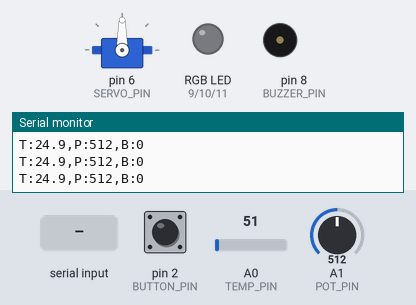
Simulated run of this sketch. Board: Arduino Uno, built with avr-gcc and run on an emulated ATmega328P. On the bench: servo, an RGB LED mixed from three pins (HIGH = lit), buzzer (waves = sounding, pin HIGH), the last lines printed to the serial monitor. Inputs (shaded band) come from the test bench; at power-on: pin 2 (BUTTON_PIN) HIGH, A0 (TEMP_PIN) = 51, A1 (POT_PIN) = 512.

Above: at 1.3 s.
1.4 s: "SERVO:\n" received over Serial
At 1.7 s:
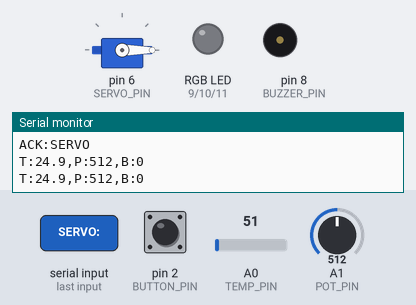
2.9 s: "BUZZER:90\n" received over Serial
At 4.1 s:
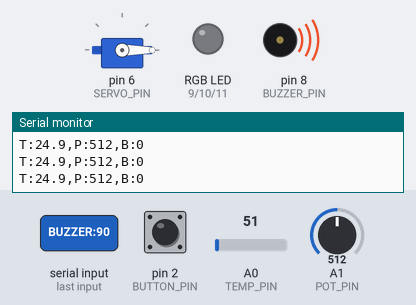
4.4 s: "SERVO:90\n" received over Serial
At 5.2 s:
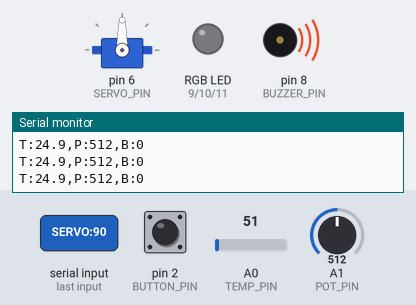
5.9 s: "BUZZER:\n" received over Serial
At 6.3 s:
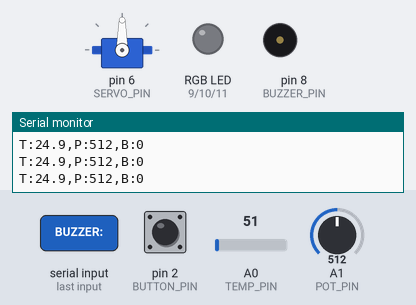
7.4 s: "SERVO:,45\n" received over Serial
At 8.7 s:
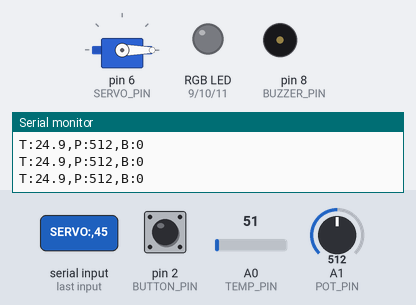
Timing chart, 0 to 9.9 s (numbered marks = the images above; inputs shaded):
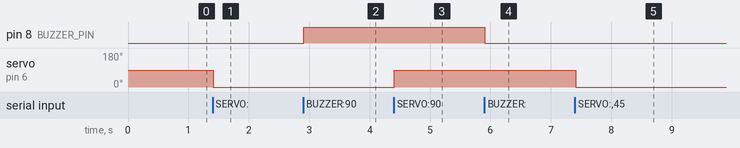

The sketch:

arduino_labview_communication.ino
```cpp
/*
 * Projet: Communication Arduino Uno - LabVIEW
 * Description: Communication bidirectionnelle entre Arduino et LabVIEW
 * Capteurs: Température (LM35), Potentiomètre, Bouton poussoir
 * Actionneurs: LED RGB, Servo moteur, Buzzer
 * Date: 2024
 */

#include <Servo.h>

// Définition des pins
// Capteurs (Entrées analogiques/numériques)
const int TEMP_PIN = A0;        // Capteur de température LM35
const int POT_PIN = A1;         // Potentiomètre
const int BUTTON_PIN = 2;       // Bouton poussoir

// Actionneurs (Sorties)
const int LED_RED_PIN = 9;      // LED Rouge (PWM)
const int LED_GREEN_PIN = 10;   // LED Verte (PWM)
const int LED_BLUE_PIN = 11;    // LED Bleue (PWM)
const int SERVO_PIN = 6;        // Servo moteur
const int BUZZER_PIN = 8;       // Buzzer

// Variables globales
Servo myServo;
int servoPosition = 90;
bool ledState = false;
int redValue = 0;
int greenValue = 0;
int blueValue = 0;

// Variables pour la lecture des capteurs
float temperature = 0.0;
int potValue = 0;
int buttonState = 0;

// Timing
unsigned long previousMillis = 0;
const long interval = 100;  // Intervalle d'envoi des données (100ms)

void setup() {
  // Initialisation de la communication série
  Serial.begin(9600);

  // Configuration des pins
  pinMode(TEMP_PIN, INPUT);
  pinMode(POT_PIN, INPUT);
  pinMode(BUTTON_PIN, INPUT_PULLUP);

  pinMode(LED_RED_PIN, OUTPUT);
  pinMode(LED_GREEN_PIN, OUTPUT);
  pinMode(LED_BLUE_PIN, OUTPUT);
  pinMode(BUZZER_PIN, OUTPUT);

  // Initialisation du servo
  myServo.attach(SERVO_PIN);
  myServo.write(servoPosition);

  // Attente de stabilisation
  delay(100);
}

void loop() {
  unsigned long currentMillis = millis();

  // Lecture des capteurs et envoi des données à intervalle régulier
  if (currentMillis - previousMillis >= interval) {
    previousMillis = currentMillis;
    readSensorsAndSend();
  }

  // Réception et traitement des commandes de LabVIEW
  if (Serial.available() > 0) {
    receiveCommand();
  }
}

// Fonction pour lire les capteurs et envoyer les données
void readSensorsAndSend() {
  // Lecture du capteur de température (LM35: 10mV/°C)
  int tempReading = analogRead(TEMP_PIN);
  temperature = (tempReading * 5.0 * 100.0) / 1024.0;

  // Lecture du potentiomètre (0-1023)
  potValue = analogRead(POT_PIN);

  // Lecture du bouton (0 ou 1, inversé car INPUT_PULLUP)
  buttonState = !digitalRead(BUTTON_PIN);

  // Format du message: T:25.5,P:512,B:1
  Serial.print("T:");
  Serial.print(temperature, 1);
  Serial.print(",P:");
  Serial.print(potValue);
  Serial.print(",B:");
  Serial.println(buttonState);
}

// Fonction pour recevoir et traiter les commandes
void receiveCommand() {
  String command = Serial.readStringUntil('\n');
  command.trim();

  // Format des commandes:
  // LED:R,G,B     - Contrôle LED RGB (ex: LED:255,128,0)
  // SERVO:angle   - Contrôle servo (ex: SERVO:90)
  // BUZZER:state  - Contrôle buzzer (ex: BUZZER:1)

  if (command.startsWith("LED:")) {
    controlLED(command.substring(4));
  }
  else if (command.startsWith("SERVO:")) {
    controlServo(command.substring(6));
  }
  else if (command.startsWith("BUZZER:")) {
    controlBuzzer(command.substring(7));
  }
  else if (command == "STATUS") {
    sendStatus();
  }
}

// Contrôle de la LED RGB
void controlLED(String values) {
  int firstComma = values.indexOf(',');
  int secondComma = values.indexOf(',', firstComma + 1);

  if (firstComma > 0 && secondComma > 0) {
    redValue = values.substring(0, firstComma).toInt();
    greenValue = values.substring(firstComma + 1, secondComma).toInt();
    blueValue = values.substring(secondComma + 1).toInt();

    // Limitation des valeurs entre 0 et 255
    redValue = constrain(redValue, 0, 255);
    greenValue = constrain(greenValue, 0, 255);
    blueValue = constrain(blueValue, 0, 255);

    analogWrite(LED_RED_PIN, redValue);
    analogWrite(LED_GREEN_PIN, greenValue);
    analogWrite(LED_BLUE_PIN, blueValue);

    Serial.println("ACK:LED");
  }
}

// Contrôle du servo moteur
void controlServo(String angle) {
  servoPosition = angle.toInt();
  servoPosition = constrain(servoPosition, 0, 180);
  myServo.write(servoPosition);
  Serial.println("ACK:SERVO");
}

// Contrôle du buzzer
void controlBuzzer(String state) {
  int buzzerState = state.toInt();
  digitalWrite(BUZZER_PIN, buzzerState);
  Serial.println("ACK:BUZZER");
}

// Envoi du status complet
void sendStatus() {
  Serial.print("STATUS:LED(");
  Serial.print(redValue);
  Serial.print(",");
  Serial.print(greenValue);
  Serial.print(",");
  Serial.print(blueValue);
  Serial.print("),SERVO(");
  Serial.print(servoPosition);
  Serial.print("),TEMP(");
  Serial.print(temperature);
  Serial.print("),POT(");
  Serial.print(potValue);
  Serial.print("),BTN(");
  Serial.print(buttonState);
  Serial.println(")");
}
```

Measured:
- after the input at 1.4 s, servo on pin 6 (SERVO_PIN): 90° → 0° at once
- after the input at 2.9 s, pin 8 (BUZZER_PIN): LOW → HIGH at once
- after the input at 4.4 s, servo on pin 6 (SERVO_PIN): 0° → 90° at once
- after the input at 5.9 s, pin 8 (BUZZER_PIN): HIGH → LOW at once
- after the input at 7.4 s, servo on pin 6 (SERVO_PIN): 90° → 0° at once
